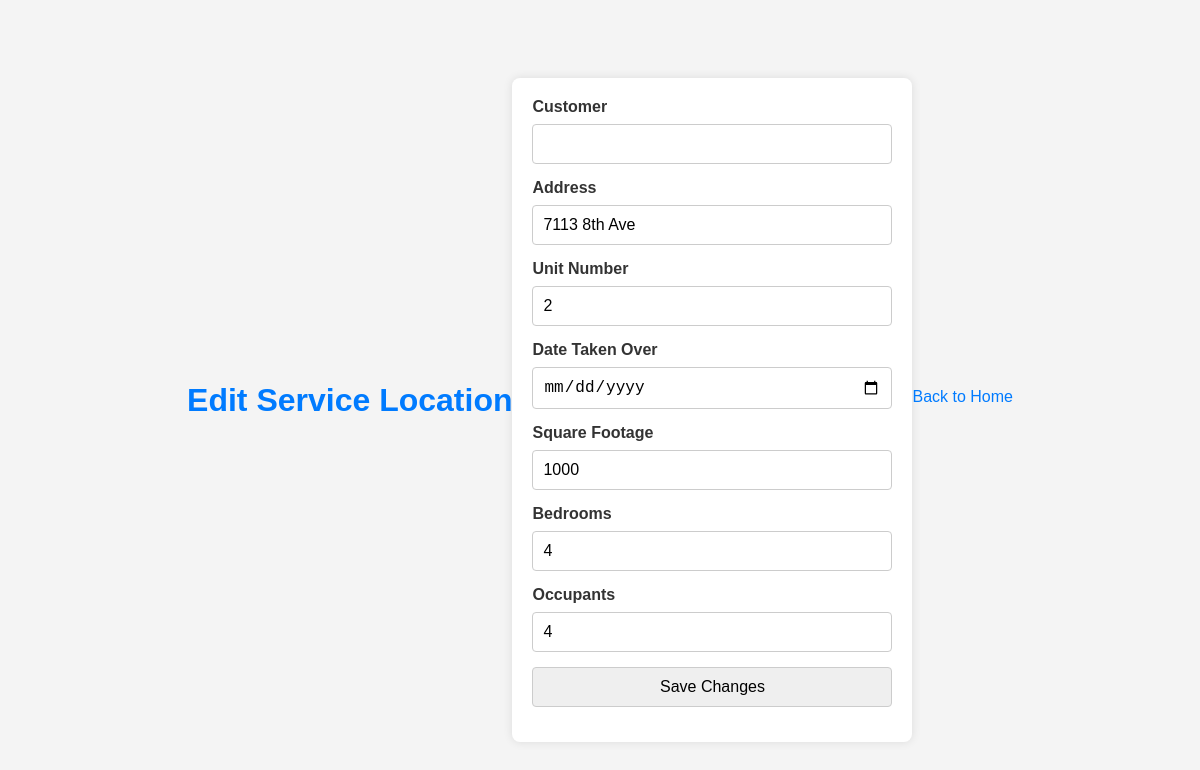
The page /edit_service_location/2 on the database its author committed.
### app.py (models this page shows)
class ServiceLocation(db.Model):
    id = db.Column(db.Integer, primary_key=True)
    user_id = db.Column(db.Integer, db.ForeignKey('user.id'), nullable=False)
    address = db.Column(db.String(255), nullable=False)
    unit_number = db.Column(db.String(20), nullable=True)
    square_footage = db.Column(db.Integer, nullable=True)
    bedrooms = db.Column(db.Integer, nullable=True)
    occupants = db.Column(db.Integer, nullable=True)

### app.py (the view, shortened to what this page needs)
@app.route('/edit_service_location/<int:location_id>', methods=['GET', 'POST'])
def edit_service_location(location_id):
    form = EditServiceLocationForm()
    location = ServiceLocation.query.get(location_id)
    form.address.data = location.address
    form.unit_number.data = location.unit_number
    form.square_footage.data = location.square_footage
    form.bedrooms.data = location.bedrooms
    form.occupants.data = location.occupants
    return render_template('edit_service_location.html', form=form, location=location)

### app.py
class EditServiceLocationForm(FlaskForm):
    customer = StringField('Customer', validators=[InputRequired()])
    address = StringField('Address', validators=[InputRequired()])
    unit_number = StringField('Unit Number', validators=[InputRequired()])
    date_taken_over = DateField('Date Taken Over', validators=[InputRequired()])
    square_footage = IntegerField('Square Footage', validators=[InputRequired()])
    bedrooms = IntegerField('Bedrooms', validators=[InputRequired()])
    occupants = IntegerField('Occupants', validators=[InputRequired()])
    submit = SubmitField('Save Changes')

### templates/edit_service_location.html (shortened to what this page needs)
<!DOCTYPE html>
<html lang="en">
<head>
</head>
<body>
    <h1>Edit Service Location</h1>
    <form method="POST" action="">
        {{ form.customer.label }} {{ form.customer }}
        {{ form.address.label }} {{ form.address }}
        {{ form.unit_number.label }} {{ form.unit_number }}
        {{ form.date_taken_over.label }} {{ form.date_taken_over }}
        {{ form.square_footage.label }} {{ form.square_footage }}
        {{ form.bedrooms.label }} {{ form.bedrooms }}
        {{ form.occupants.label }} {{ form.occupants }}
        {{ form.submit }}
    </form>
    <p><a href="{{ url_for('index') }}">Back to Home</a></p>
</body>
</html>

### templates/edit_service_location.html (style rules this page uses)
body { font-family: Arial, sans-serif; background-color: #f4f4f4; margin: 0; padding: 0; display: flex; align-items: center; justify-content: center; height: 100vh; }
h1 { text-align: center; color: #007bff; }
form { max-width: 400px; width: 100%; background-color: #fff; padding: 20px; border-radius: 8px; box-shadow: 0 0 10px rgba(0, 0, 0, 0.1); box-sizing: border-box; margin-top: 20px; }
label { display: block; margin-bottom: 8px; font-weight: bold; color: #333; }
input, select { width: 100%; padding: 10px; margin-bottom: 15px; box-sizing: border-box; border: 1px solid #ccc; border-radius: 4px; font-size: 16px; }
p { color: #333; text-align: center; margin-top: 10px; }
a { color: #007bff; text-decoration: none; }

### rows shown on the page
ServiceLocation: address "7113 8th Ave", unit_number "2", square_footage "1000", bedrooms "4", occupants "4"
